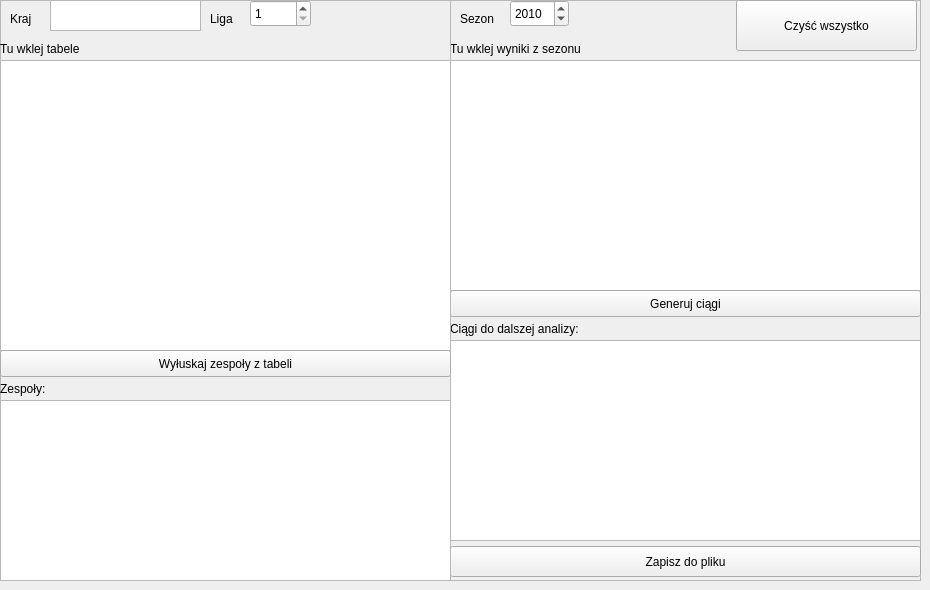
    <widget class="QWidget" name="tab">
     <attribute name="title">
      <string>Przygotowywanie danych</string>
     </attribute>
     <widget class="QFrame" name="frame_2">
      <property name="geometry">
       <rect>
        <x>450</x>
        <y>0</y>
        <width>471</width>
        <height>581</height>
       </rect>
      </property>
      <property name="frameShape">
       <enum>QFrame::StyledPanel</enum>
      </property>
      <property name="frameShadow">
       <enum>QFrame::Raised</enum>
      </property>
      <widget class="QLabel" name="label_2">
       <property name="geometry">
        <rect>
         <x>0</x>
         <y>40</y>
         <width>171</width>
         <height>17</height>
        </rect>
       </property>
       <property name="text">
        <string>Tu wklej wyniki z sezonu</string>
       </property>
      </widget>
      <widget class="QPlainTextEdit" name="plainTextEdit_2">
       <property name="geometry">
        <rect>
         <x>0</x>
         <y>60</y>
         <width>471</width>
         <height>231</height>
        </rect>
       </property>
      </widget>
      <widget class="QLabel" name="label_4">
       <property name="geometry">
        <rect>
         <x>0</x>
         <y>320</y>
         <width>161</width>
         <height>17</height>
        </rect>
       </property>
       <property name="text">
        <string>Ciągi do dalszej analizy:</string>
       </property>
      </widget>
      <widget class="QPlainTextEdit" name="plainTextEdit_4">
       <property name="geometry">
        <rect>
         <x>0</x>
         <y>340</y>
         <width>471</width>
         <height>201</height>
        </rect>
       </property>
      </widget>
      <widget class="QSpinBox" name="spinBox_2">
       <property name="geometry">
        <rect>
         <x>60</x>
         <y>0</y>
         <width>59</width>
         <height>27</height>
        </rect>
       </property>
       <property name="minimum">
        <number>1900</number>
       </property>
       <property name="maximum">
        <number>3000</number>
       </property>
       <property name="value">
        <number>2010</number>
       </property>
      </widget>
      <widget class="QLabel" name="label_7">
       <property name="geometry">
        <rect>
         <x>10</x>
         <y>10</y>
         <width>67</width>
         <height>17</height>
        </rect>
       </property>
       <property name="text">
        <string>Sezon</string>
       </property>
      </widget>
      <widget class="QPushButton" name="pushButton_2">
       <property name="geometry">
        <rect>
         <x>0</x>
         <y>290</y>
         <width>471</width>
         <height>27</height>
        </rect>
       </property>
       <property name="text">
        <string>Generuj ciągi</string>
       </property>
      </widget>
      <widget class="QPushButton" name="pushButton_3">
       <property name="geometry">
        <rect>
         <x>0</x>
         <y>546</y>
         <width>471</width>
         <height>31</height>
        </rect>
       </property>
       <property name="text">
        <string>Zapisz do pliku</string>
       </property>
      </widget>
      <widget class="QPushButton" name="pushButton_9">
       <property name="geometry">
        <rect>
         <x>286</x>
         <y>0</y>
         <width>181</width>
         <height>51</height>
        </rect>
       </property>
       <property name="text">
        <string>Czyść wszystko</string>
       </property>
      </widget>
     </widget>
     <widget class="QFrame" name="frame">
      <property name="geometry">
       <rect>
        <x>0</x>
        <y>0</y>
        <width>451</width>
        <height>581</height>
       </rect>
      </property>
      <property name="frameShape">
       <enum>QFrame::StyledPanel</enum>
      </property>
      <property name="frameShadow">
       <enum>QFrame::Raised</enum>
      </property>
      <widget class="QLabel" name="label">
       <property name="geometry">
        <rect>
         <x>0</x>
         <y>40</y>
         <width>111</width>
         <height>17</height>
        </rect>
       </property>
       <property name="text">
        <string>Tu wklej tabele</string>
       </property>
      </widget>
      <widget class="QPlainTextEdit" name="plainTextEdit">
       <property name="geometry">
        <rect>
         <x>0</x>
         <y>60</y>
         <width>451</width>
         <height>291</height>
        </rect>
       </property>
      </widget>
      <widget class="QLabel" name="label_3">
       <property name="geometry">
        <rect>
         <x>0</x>
         <y>380</y>
         <width>67</width>
         <height>17</height>
        </rect>
       </property>
       <property name="text">
        <string>Zespoły:</string>
       </property>
      </widget>
      <widget class="QPlainTextEdit" name="plainTextEdit_3">
       <property name="geometry">
        <rect>
         <x>0</x>
         <y>400</y>
         <width>451</width>
         <height>181</height>
        </rect>
       </property>
      </widget>
      <widget class="QPushButton" name="pushButton">
       <property name="geometry">
        <rect>
         <x>0</x>
         <y>350</y>
         <width>451</width>
         <height>27</height>
        </rect>
       </property>
       <property name="text">
        <string>Wyłuskaj zespoły z tabeli</string>
       </property>
      </widget>
      <widget class="QTextEdit" name="textEdit">
       <property name="geometry">
        <rect>
         <x>50</x>
         <y>0</y>
         <width>151</width>
         <height>31</height>
        </rect>
       </property>
      </widget>
      <widget class="QLabel" name="label_5">
       <property name="geometry">
        <rect>
         <x>10</x>
         <y>10</y>
         <width>31</width>
         <height>17</height>
        </rect>
       </property>
       <property name="text">
        <string>Kraj</string>
       </property>
      </widget>
      <widget class="QLabel" name="label_6">
       <property name="geometry">
        <rect>
         <x>210</x>
         <y>10</y>
         <width>31</width>
         <height>17</height>
        </rect>
       </property>
       <property name="text">
        <string>Liga</string>
       </property>
      </widget>
      <widget class="QSpinBox" name="spinBox">
       <property name="geometry">
        <rect>
         <x>250</x>
         <y>0</y>
         <width>61</width>
         <height>27</height>
        </rect>
       </property>
       <property name="minimum">
        <number>1</number>
       </property>
      </widget>
     </widget>
    </widget>
